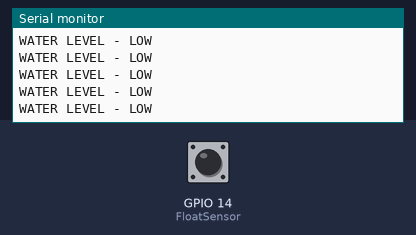
Recording of a sketch running on a simulated ESP8266 (NodeMCU). Parts: the last lines printed to the serial monitor. Inputs (shaded band) come from the test bench; at power-on: GPIO 14 (FloatSensor) HIGH. WiFi joins after 1.5 s; servers stay silent unless stated; the local clock reads 2024-03-15 10:24:30 at power-on unless the sketch sets it.

Above: at 3.0 s.
3.1 s: GPIO 14 (FloatSensor) driven LOW
At 3.8 s:
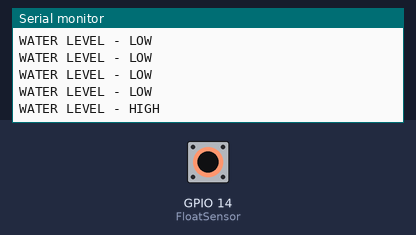
5.5 s: GPIO 14 (FloatSensor) pulsed HIGH 2 times (0.12 s each, 0.3 s apart)
9.1 s: GPIO 14 (FloatSensor) driven HIGH
At 9.8 s:
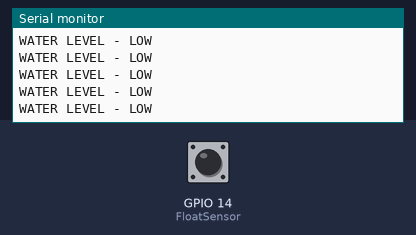

Measured:
- after the input at 3.1 s, the serial monitor: prints a new line at once (image 1)
- after the input at 9.1 s, the serial monitor: prints a new line at once (image 2)

The sketch:

Water_Alaram.ino
```cpp
//https://www.gadgetronicx.com/interfacing-float-sensor-arduino/#:~:text=The%20float%20sensor%20consists%20of%20two%20terminals%2C%20VCC%20and%20GND,either%20being%20high%20or%20low.

//https://randomnerdtutorials.com/telegram-esp8266-nodemcu-motion-detection-arduino/

#include <ESP8266WiFi.h>
#include <WiFiClientSecure.h>
#include <UniversalTelegramBot.h>
#include <ArduinoJson.h>

// Replace with your network credentials
const char* ssid = "XXXX";
const char* password = "XXXX";
// Initialize Telegram BOT
#define BOTtoken "XXXX:XXXX"
#define CHAT_ID "XXXX"
#define CHAT_ID_ATTE "XXXX"
#define CHAT_ID_MAVA "XXXX"

X509List cert(TELEGRAM_CERTIFICATE_ROOT);
WiFiClientSecure client;
UniversalTelegramBot bot(BOTtoken, client);

const int FloatSensor = 14;
int buttonState = 1;
int count = 0;

void setup() {
  Serial.begin(115200);
  configTime(0, 0, "pool.ntp.org");      // get UTC time via NTP
  client.setTrustAnchors(&cert); // Add root certificate for api.telegram.org

  pinMode(FloatSensor, INPUT_PULLUP);

  // Attempt to connect to Wifi network:
  Serial.print("Connecting Wifi: ");
  Serial.println(ssid);

  WiFi.mode(WIFI_STA);
  WiFi.begin(ssid, password);

  while (WiFi.status() != WL_CONNECTED) {
    Serial.print(".");
    delay(500);
  }

  Serial.println("");
  Serial.println("WiFi connected");
  Serial.print("IP address: ");
  Serial.println(WiFi.localIP());

  bot.sendMessage(CHAT_ID, "Bot started up", "");
}


void sendTelegramMessage()
{
  String message = "WATER IS FULL";

  if(bot.sendMessage(CHAT_ID, message, "Markdown"))
  {
    bot.sendMessage(CHAT_ID_ATTE, message, "Markdown");
    bot.sendMessage(CHAT_ID_MAVA, message, "Markdown");
    Serial.println("TELEGRAM Successfully sent");
  }
}

void loop() {
  buttonState = digitalRead(FloatSensor);


  //---------------------------

  if (buttonState == 0)
    {
      count ++;Serial.println( "WATER LEVEL - HIGH");
    }
    else
    {
      count = 0;
      Serial.println( "WATER LEVEL - LOW" );
    }
    if (count!=0 && count<4)
    {
      sendTelegramMessage();
    }


}
```
